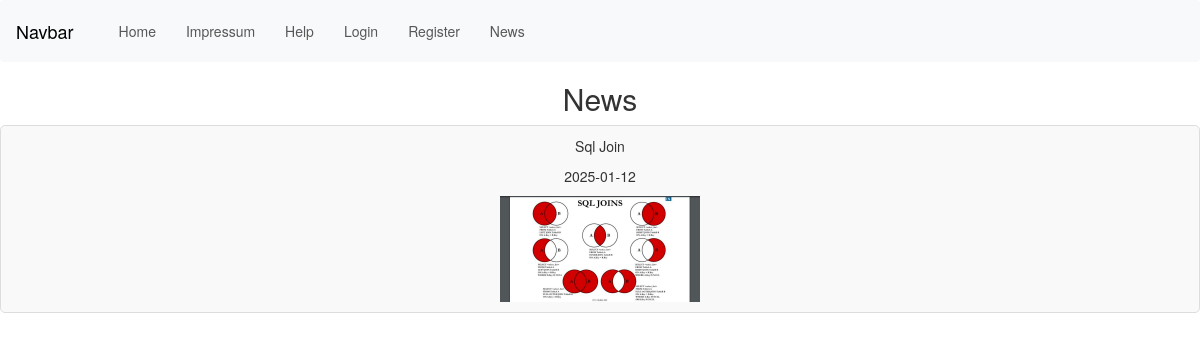
/inc/news.php, run on an earlier commit of the app's database.
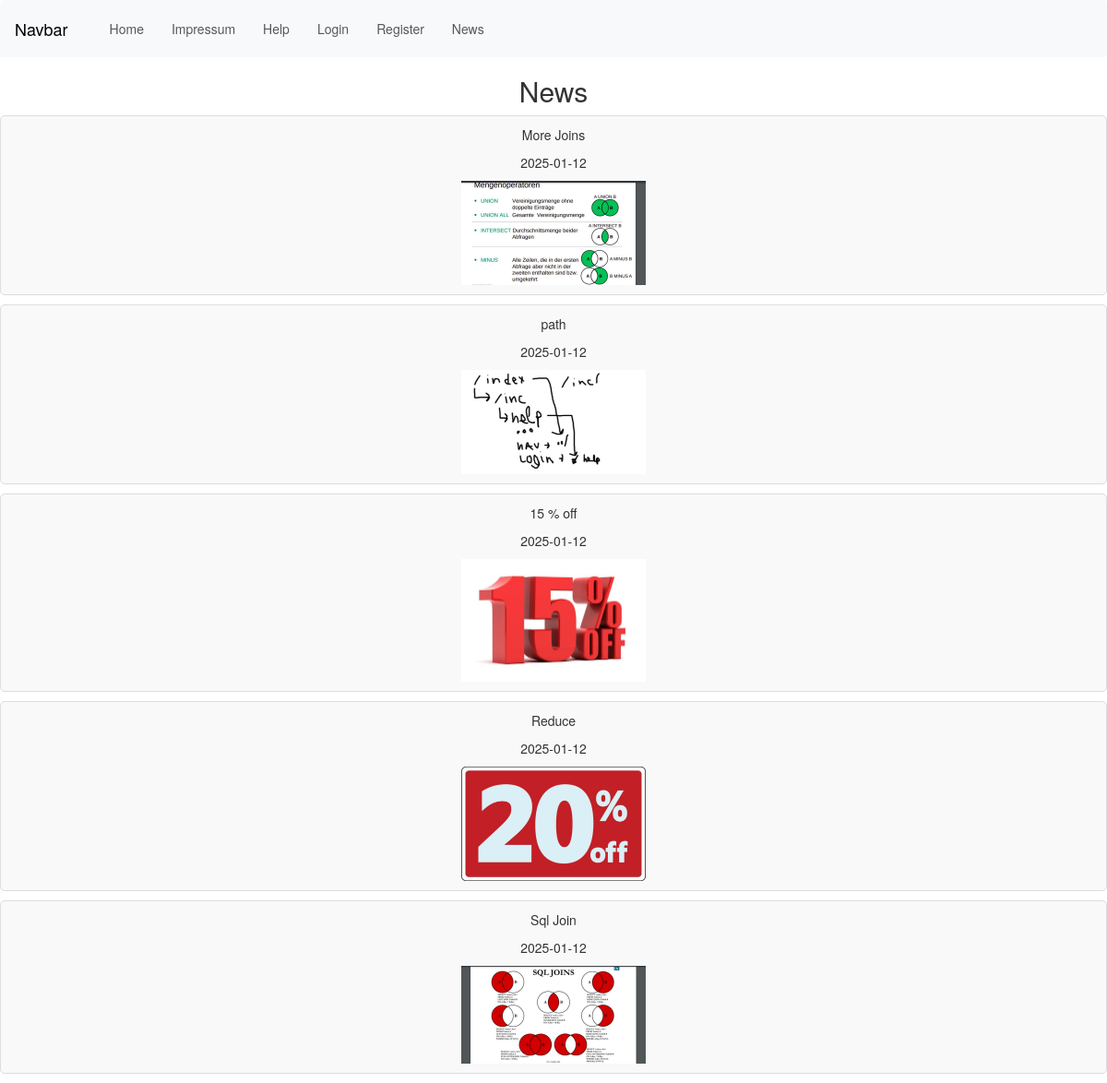
And on a later commit of the database.
### tables this page shows
CREATE TABLE `news` (
  `id` int NOT NULL,
  `text` varchar(200) NOT NULL,
  `photoname` varchar(50) NOT NULL,
  `photodir` varchar(225) NOT NULL,
  `date` date NOT NULL
);

### inc/news.php (the view, shortened to what this page needs)
<!DOCTYPE html>
<html lang="en">
<head>
    <?php include 'head.php'; ?>
    <link rel="stylesheet" href="../res/css/style.css">
</head>
<body>
    <?php
    include 'navigation.php';
    include 'db.php';
    $tableName = 'news';
    $sql_all = "SELECT * FROM $tableName ORDER BY id DESC";
    $result_all = $db_obj->query($sql_all);
    if (!empty($result_all)) {
        echo '<div class="divUL">';
        echo "<h2 style='text-align: center;'>News</h2>";
        echo "<ul>";
        while ($row = $result_all->fetch_array(MYSQLI_ASSOC)) {
            echo "<li>";
            echo "<p>" . $row['text'] . "</p>";
            echo "<p>" . $row['date'] . "</p>";
            if (!empty($row['photodir'])) {
                echo "<div class='image-container'>";
                echo "<img class='small-image' src='" . $row['photodir'] . "' alt='Uploaded Image' />";
                echo "</div>";
            }
            echo "</li>";
        }
        echo "</ul>";
        echo "</div>";
    }
    ?>
</body>
</html>

### inc/head.php (shortened to what this page needs)
<head>
    <link href="https://cdn.jsdelivr.net/npm/bootstrap@5.3.3/dist/css/bootstrap.min.css" rel="stylesheet"
>
</head>

### inc/navigation.php (shortened to what this page needs)
<?php
$currentDir = dirname($_SERVER['SCRIPT_FILENAME']);
if (strpos($currentDir, 'inc') !== false) {
    $cssPath = '../';
    $menuPath = '';
} else {
    $cssPath = '';
    $menuPath = 'inc/';
}
$isLoggedIn = isset($_SESSION['user_logged_in']);
$isAdmin = isset($_SESSION['isAdmin']) === true;
?>
<!DOCTYPE html>
<html>
<head>
    <link rel="stylesheet" href="<?php echo $cssPath; ?>res/css/navigation.css">
    <link rel="stylesheet" href="https://maxcdn.bootstrapcdn.com/bootstrap/3.4.1/css/bootstrap.min.css">
</head>
<body>
    <nav class="navbar navbar-expand-lg navbar-light bg-light">
        <a class="navbar-brand" href="#">Navbar</a>
        <div class="collapse navbar-collapse" id="navbarSupportedContent">
            <ul class="navbar-nav mr-auto">
                <li class="nav-item active">
                    <a class="nav-link" href="<?php echo $cssPath; ?>index.php">Home</a>
                </li>
                <li class="nav-item active">
                    <a class="nav-link" href="<?php echo $menuPath; ?>impressum_new.php">Impressum</a>
                </li>
                <li class="nav-item active">
                    <a class="nav-link" href="<?php echo $menuPath; ?>help.php">Help</a>
                </li>
                <?php if (!$isLoggedIn && !$isAdmin): ?>
                    <li class="nav-item active">
                        <a class="nav-link" href="<?php echo $menuPath; ?>login.php">Login</a>
                    </li>
                    <li class="nav-item active">
                        <a class="nav-link" href="<?php echo $menuPath; ?>register.php">Register</a>
                    </li>
                <?php endif; ?>
                <li class="nav-item active">
                    <a class="nav-link" href="<?php echo $menuPath; ?>news.php">News</a>
                </li>
            </ul>
        </div>
    </nav>
</body>
</html>

### res/css/style.css (style rules this page uses)
div.divUL ul { list-style-type: none; padding: 0; margin: 0; }
div.divUL ul li { border: 1px solid #ddd; margin: 10px 0; padding: 10px; border-radius: 5px; background-color: #f9f9f9; text-align: center; }
.image-container { max-width: 200px; overflow: hidden; display: block; margin-left: auto; margin-right: auto; }
.small-image { width: 100%; height: auto; }

### res/css/navigation.css (style rules this page uses)
nav { background-color: #333; padding: 10px; }
nav ul { list-style-type: none; margin: 0; padding: 0; display: flex; }
nav ul li { margin-right: 20px; }
nav ul li a { color: white; text-decoration: none; padding: 8px 16px; transition: background-color 0.3s; }

What changed in the data, as far as the page shows it:
added news: text "More Joins", date "2025-01-12", photodir (picture)
added news: text "path", date "2025-01-12", photodir (picture)
added news: text "15 % off", date "2025-01-12", photodir (picture)
added news: text "Reduce", date "2025-01-12", photodir (picture)
